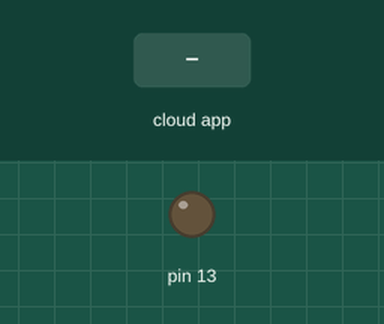
This sketch was run on a simulated Arduino Uno, built with avr-gcc and run on an emulated ATmega328P. Parts: output pins drawn as LEDs (lit = HIGH). The test bench sets the inputs (shaded band). The ROS host is connected and sends only what is stated.

Above: at 1.2 s.
1.3 s: the phone or cloud app sets Topic_led_13 to 45
At 1.9 s:
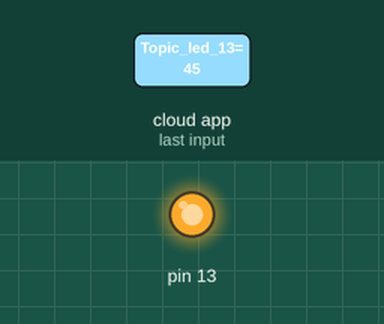
2.8 s: the phone or cloud app sets Topic_led_13 to 0
At 4.0 s:
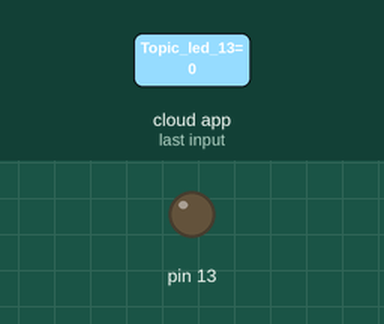
4.3 s: the phone or cloud app sets Topic_led_13 to 90
At 5.4 s:
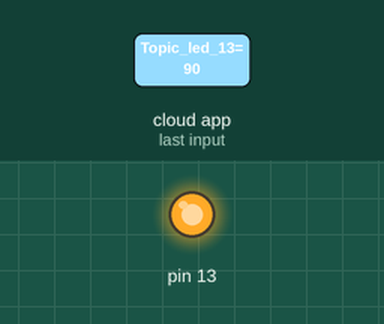
Timing chart, 0 to 7.3 s (numbered marks = the images above; inputs shaded):
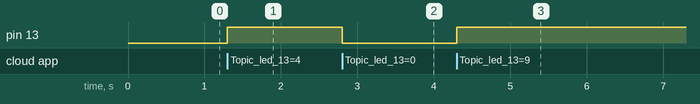

The sketch:

ros_led_control.ino
```cpp
/*
 * rosserial Subscriber Example
 * Blinks an LED on callback
 */

#include <ros.h>
#include <std_msgs/Int16.h>

ros::NodeHandle  nh;

void control_led( const std_msgs::Int16 & cmd_msg){
  int value = cmd_msg.data;
  digitalWrite(13, value);   // blink the led
}

ros::Subscriber<std_msgs::Int16> sub("Topic_led_13", &control_led );

void setup()
{
  pinMode(13, OUTPUT);
  nh.initNode();
  nh.subscribe(sub);
}

void loop()
{
  nh.spinOnce();
  delay(1);
}
```

Measured:
- after the input at 1.3 s, pin 13: LOW → HIGH at once
- after the input at 2.8 s, pin 13: HIGH → LOW at once
- after the input at 4.3 s, pin 13: LOW → HIGH at once
